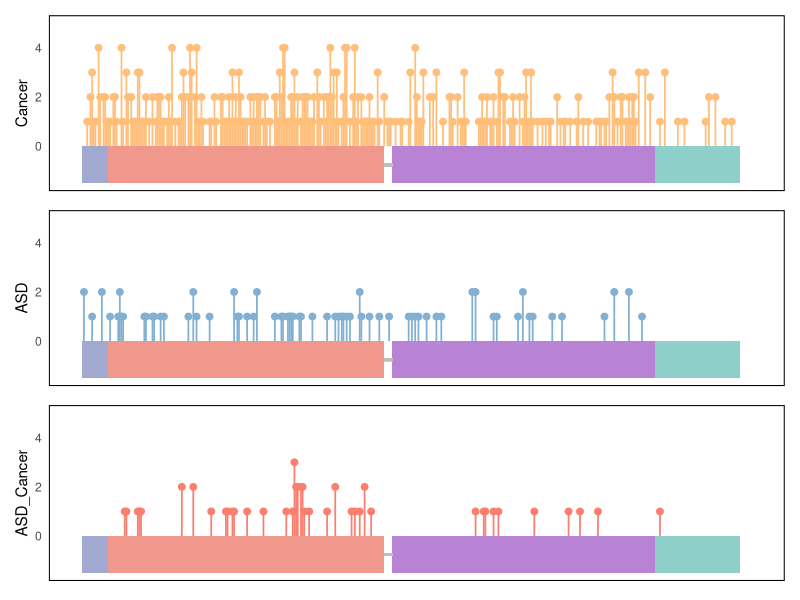

Reproduce this figure in R.
library(dplyr)
library(ggplot2)
library(cowplot)
library(ggpubr)

# read data
setwd("/Users/wangjingran/Desktop/Research")
paras <- read.table("data/paras.txt", header = TRUE)
data <- paras[,c(1,2)]
asd <- data[data$Disease == "ASD",2]
cancer <- data[data$Disease == "Cancer",2]
ac <- data[data$Disease == "ASD_Cancer",2]

# Cancer
breaks <- c(0, 10, 20, 30, 40, 403)
Region <- cut(cancer, breaks, 
                   labels = c("PBD", "PD", " ", "C2D", "CTT"), 
                   include.lowest = TRUE)

Cancer <- data.frame(cancer,Region)
Cancer <- Cancer %>% 
  group_by(cancer) %>% 
  summarise(count = n(), Region = first(Region))
Cancer <- na.omit(Cancer)
start <- c(0, 16, 185, 190, 351)
end <- c(16, 185, 190, 351, 403)
for (i in 1:nrow(Cancer)) {
  if (Cancer$Region[i] == "PBD") {
    Cancer$start[i] <- start[1]
    Cancer$end[i] <- end[1]
  } else if (Cancer$Region[i] == "PD") {
    Cancer$start[i] <- start[2]
    Cancer$end[i] <- end[2]
  } else if (Cancer$Region[i] == " ") {
    Cancer$start[i] <- start[3]
    Cancer$end[i] <- end[3]
  } else if (Cancer$Region[i] == "C2D") {
    Cancer$start[i] <- start[4]
    Cancer$end[i] <- end[4]
  } else if (Cancer$Region[i] == "CTT") {
    Cancer$start[i] <- start[5]
    Cancer$end[i] <- end[5]
  }
}

# ASD
Region <- cut(asd, breaks, 
                   labels = c("PBD", "PD", " ", "C2D", "CTT"), 
                   include.lowest = TRUE)

ASD <- data.frame(asd,Region)
ASD <- ASD %>% 
  group_by(asd) %>% 
  summarise(count = n(), Region = first(Region))
ASD <- na.omit(ASD)
start <- c(0, 16, 185, 190, 351)
end <- c(16, 185, 190, 351, 403)
for (i in 1:nrow(ASD)) {
  if (ASD$Region[i] == "PBD") {
    ASD$start[i] <- start[1]
    ASD$end[i] <- end[1]
  } else if (ASD$Region[i] == "PD") {
    ASD$start[i] <- start[2]
    ASD$end[i] <- end[2]
  } else if (ASD$Region[i] == " ") {
    ASD$start[i] <- start[3]
    ASD$end[i] <- end[3]
  } else if (ASD$Region[i] == "C2D") {
    ASD$start[i] <- start[4]
    ASD$end[i] <- end[4]
  } else if (ASD$Region[i] == "CTT") {
    ASD$start[i] <- start[5]
    ASD$end[i] <- end[5]
  }
}

# ASD_Cancer
breaks <- c(20,40, 76,90,180 ,403)
Region <- cut(ac, breaks, 
                   labels = c("PBD", "PD", " ", "C2D", "CTT"), 
                   include.lowest = TRUE)

AC <- data.frame(ac,Region)
AC <- AC %>% 
  group_by(ac) %>% 
  summarise(count = n(), Region = first(Region))
AC <- na.omit(AC)
start <- c(0, 16, 185, 190, 351)
end <- c(16, 185, 190, 351, 403)
for (i in 1:nrow(AC)) {
  if (AC$Region[i] == "PBD") {
    AC$start[i] <- start[1]
    AC$end[i] <- end[1]
  } else if (AC$Region[i] == "PD") {
    AC$start[i] <- start[2]
    AC$end[i] <- end[2]
  } else if (AC$Region[i] == " ") {
    AC$start[i] <- start[3]
    AC$end[i] <- end[3]
  } else if (AC$Region[i] == "C2D") {
    AC$start[i] <- start[4]
    AC$end[i] <- end[4]
  } else if (AC$Region[i] == "CTT") {
    AC$start[i] <- start[5]
    AC$end[i] <- end[5]
  }
}

# Cancer
p_1 <- ggplot(Cancer, aes(x=cancer, y=count, group=Region, color=Region)) + 
  geom_segment(aes(xend=cancer, yend=0), linewidth=0.6) +
  geom_segment(aes(xend=cancer, yend=count), linewidth=0.6) +
  geom_point(size=2) + 
  #scale_shape_manual(values=shape_palette, drop = FALSE) + 
  scale_color_manual(values=c(rep("#FFBE7A",5)), drop = FALSE) +
  labs(x = NULL, y="Cancer", color="Region", shape="Region") + 
  theme(plot.title = element_text(hjust = 0.5)) + 
  theme_bw()
p_1 <- p_1 + scale_x_continuous(limits = c(0,410)) + scale_y_continuous(limits = c(-1.5,5))
# df_filter <- filter(Cancer, !is.na(cancer_region) & !is.na(start) & !is.na(end))
p_1 <- p_1 + geom_rect(data = Cancer, aes(xmin = start, xmax = end, ymin = -1.5, ymax = 0, fill = Region),color = 'transparent') +
  scale_fill_manual(values = c("PBD" = '#A1A9D0', "PD" ='#F0988C'," " = "transparent" ,"C2D" = '#B883D4', "CTT" = "#8ECFC9")) +
  #geom_text(aes(x = start + (end - start)/2, y = -1.5, label = Region), vjust = 0, color = 'black',size = 5) +
  theme_minimal() +
  geom_segment(aes(x = 185, y = -0.75, xend = 190, yend = -0.75), color = "grey", linetype = "solid", size = 1)
p_1 <- p_1 + theme(panel.border = element_rect(linetype = 'solid', colour = 'black',fill = NA,size = 0.7),
                 panel.grid.major = element_blank(),
                 panel.grid.minor = element_blank())
p_1 <- p_1 + theme(legend.position = "none",panel.grid = element_blank())
p_1 <- p_1 + theme(axis.text.x = element_blank())

# ASD
p_2 <- ggplot(ASD, aes(x=asd, y=count, group=Region, color=Region)) + 
  geom_segment(aes(xend=asd, yend=0), linewidth=0.6) +
  geom_segment(aes(xend=asd, yend=count), linewidth=0.6) +
  geom_point(size=2) + 
  #scale_shape_manual(values=shape_palette, drop = FALSE) + 
  scale_color_manual(values=c(rep("#82B0D2",5)), drop = FALSE) +
  labs(x = NULL,y="ASD", color="Region", shape="Region") + 
  theme(plot.title = element_text(hjust = 0.5)) + 
  theme_bw()
p_2 <- p_2 + scale_x_continuous(limits = c(0,410))+ scale_y_continuous(limits = c(-1.5,5))
# df_filter <- filter(Cancer, !is.na(cancer_region) & !is.na(start) & !is.na(end))
p_2 <- p_2 + geom_rect(data = ASD, aes(xmin = start, xmax = end, ymin = -1.5, ymax = 0, fill = Region),color = 'transparent') +
  scale_fill_manual(values = c("PBD" = '#A1A9D0', "PD" ='#F0988C'," " = "transparent" ,"C2D" = '#B883D4', "CTT" = "#8ECFC9")) +
 #geom_text(aes(x = start + (end - start)/2, y = -1.5, label = Region), vjust = 0, color = 'black',size = 5) +
  theme_minimal()+
  geom_segment(aes(x = 185, y = -0.75, xend = 190, yend = -0.75), color = "grey", linetype = "solid", size = 1)
p_2 <- p_2 + theme(panel.border = element_rect(linetype = 'solid', colour = 'black',fill = NA,size = 0.7),
                 panel.grid.major = element_blank(),
                 panel.grid.minor = element_blank())
p_2 <- p_2 + theme(legend.position = "none",panel.grid = element_blank())
p_2 <- p_2 + theme(axis.text.x = element_blank())

# ASD_Cancer
p_3 <- ggplot(AC, aes(x=ac, y=count, group=Region, color=Region)) + 
  geom_segment(aes(xend=ac, yend=0), linewidth=0.6) +
  geom_segment(aes(xend=ac, yend=count), linewidth=0.6) +
  geom_point(size=2) + 
  #scale_shape_manual(values=shape_palette, drop = FALSE) + 
  scale_color_manual(values=c(rep("#FA7F6F",5)), drop = FALSE) +
  labs(x = NULL,y="ASD_Cancer", color="Region", shape="Region") + 
  theme(plot.title = element_text(hjust = 0.5)) + 
  theme_bw()
p_3 <- p_3 + scale_x_continuous(limits = c(0,410)) + scale_y_continuous(limits = c(-1.5,5))
# df_filter <- filter(Cancer, !is.na(cancer_region) & !is.na(start) & !is.na(end))
p_3 <- p_3 + geom_rect(data = AC, aes(xmin = start, xmax = end, ymin = -1.5, ymax = 0, fill = Region),color = 'transparent') +
  scale_fill_manual(values = c("PBD" = '#A1A9D0', "PD" ='#F0988C'," " = "transparent" ,"C2D" = '#B883D4', "CTT" = "#8ECFC9")) +
  #geom_text(aes(x = start + (end - start)/2, y = -1.5, label = Region), vjust = 0, color = 'black',size = 5) +
  theme_minimal()+
  geom_segment(aes(x = 185, y = -0.75, xend = 190, yend = -0.75), color = "grey", linetype = "solid", size = 1)
p_3 <- p_3 + theme(panel.border = element_rect(linetype = 'solid', colour = 'black',fill = NA,size = 0.7),
                 panel.grid.major = element_blank(),
                 panel.grid.minor = element_blank())
p_3 <- p_3 + theme(legend.position = "none",panel.grid = element_blank())
p_3 <- p_3 + theme(axis.text.x = element_blank())

# combine the plots
library(patchwork)
p <-  p_1/ p_2/ p_3
ggsave(p, file="figure/mutation_distribution.pdf", 
       width = 9, height=4)